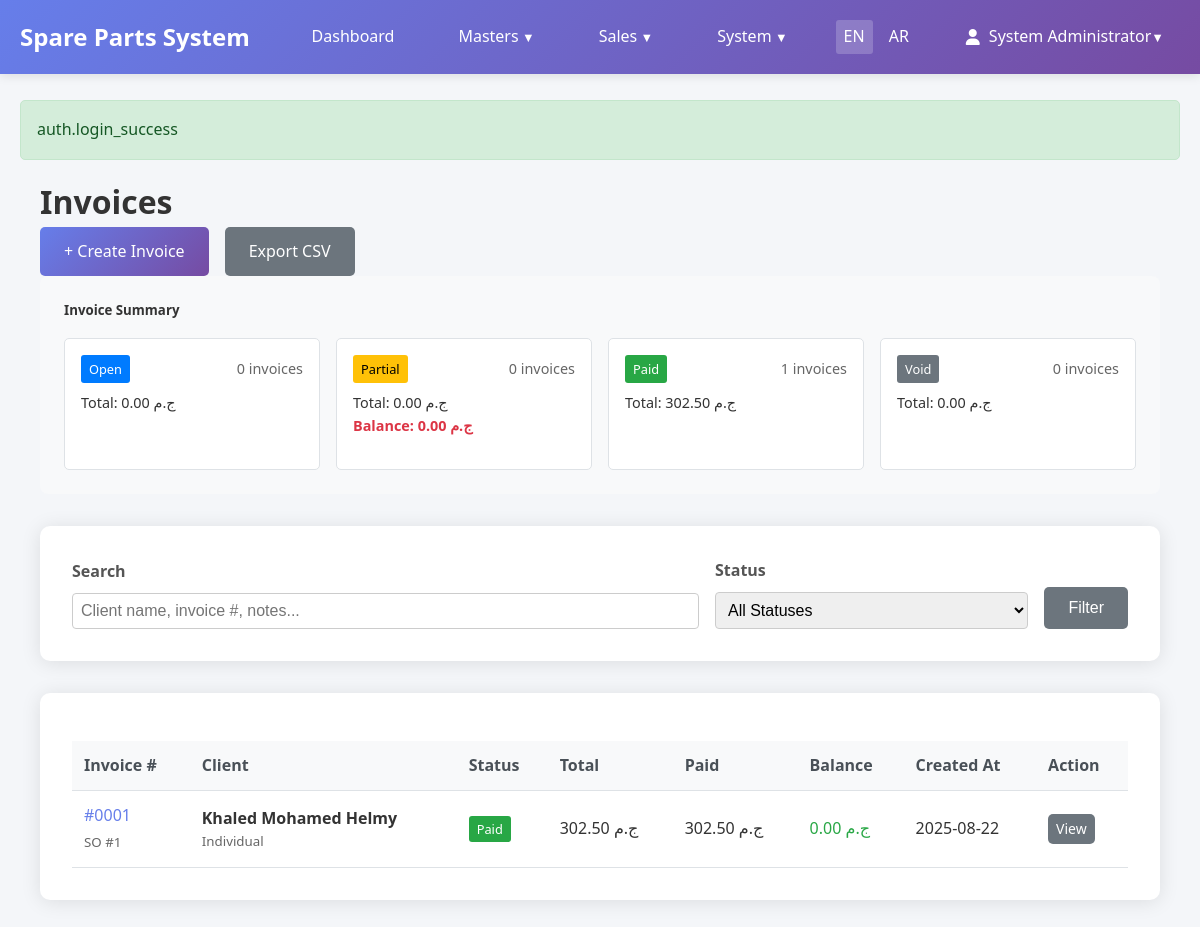
The app's page /invoices (signed in) with its own data.
### tables this page shows
CREATE TABLE `sp_currencies` (
  `id` int NOT NULL AUTO_INCREMENT,
  `code` varchar(3) NOT NULL,
  `name` varchar(50) NOT NULL,
  `symbol` varchar(10) NOT NULL,
  `is_primary` tinyint(1) NOT NULL DEFAULT '0',
  `is_active` tinyint(1) NOT NULL DEFAULT '1',
  `exchange_rate` decimal(10,6) NOT NULL DEFAULT '1.000000',
  `decimal_places` tinyint NOT NULL DEFAULT '2',
  `created_at` timestamp NOT NULL DEFAULT CURRENT_TIMESTAMP,
  `updated_at` timestamp NOT NULL DEFAULT CURRENT_TIMESTAMP ON UPDATE CURRENT_TIMESTAMP,
  PRIMARY KEY (`id`),
  UNIQUE KEY `code` (`code`),
  KEY `is_primary` (`is_primary`),
  KEY `is_active` (`is_active`)
);

CREATE TABLE `sp_invoices` (
  `id` int NOT NULL AUTO_INCREMENT,
  `client_id` int NOT NULL,
  `currency_code` varchar(3) NOT NULL DEFAULT 'EGP',
  `exchange_rate` decimal(10,6) NOT NULL DEFAULT '1.000000',
  `sales_order_id` int DEFAULT NULL,
  `status` enum('open','partial','paid','void') NOT NULL DEFAULT 'open',
  `items_subtotal` decimal(12,2) NOT NULL DEFAULT '0.00',
  `items_tax_total` decimal(12,2) NOT NULL DEFAULT '0.00',
  `items_discount_total` decimal(12,2) NOT NULL DEFAULT '0.00',
  `global_tax_type` enum('percent','amount') DEFAULT 'percent',
  `global_tax_value` decimal(10,2) DEFAULT '0.00',
  `global_discount_type` enum('percent','amount') DEFAULT 'percent',
  `global_discount_value` decimal(10,2) DEFAULT '0.00',
  `tax_total` decimal(12,2) NOT NULL DEFAULT '0.00',
  `discount_total` decimal(12,2) NOT NULL DEFAULT '0.00',
  `grand_total` decimal(12,2) NOT NULL DEFAULT '0.00',
  `paid_total` decimal(12,2) NOT NULL DEFAULT '0.00',
  `notes` text,
  `created_at` timestamp NOT NULL DEFAULT CURRENT_TIMESTAMP,
  PRIMARY KEY (`id`),
  KEY `fk_invoices_client` (`client_id`),
  KEY `fk_invoices_sales_order` (`sales_order_id`),
  KEY `idx_status` (`status`),
  KEY `idx_currency_code` (`currency_code`),
  CONSTRAINT `fk_invoices_client` FOREIGN KEY (`client_id`) REFERENCES `sp_clients` (`id`) ON DELETE CASCADE,
  CONSTRAINT `fk_invoices_currency` FOREIGN KEY (`currency_code`) REFERENCES `sp_currencies` (`code`) ON UPDATE CASCADE,
  CONSTRAINT `fk_invoices_sales_order` FOREIGN KEY (`sales_order_id`) REFERENCES `sp_sales_orders` (`id`) ON DELETE SET NULL
);

CREATE TABLE `sp_clients` (
  `id` int NOT NULL AUTO_INCREMENT,
  `type` enum('company','individual') NOT NULL DEFAULT 'company',
  `name` varchar(255) NOT NULL,
  `phone` varchar(50) DEFAULT NULL,
  `email` varchar(255) DEFAULT NULL,
  `address` text,
  `created_at` timestamp NOT NULL DEFAULT CURRENT_TIMESTAMP,
  PRIMARY KEY (`id`),
  KEY `idx_name` (`name`),
  KEY `idx_type` (`type`)
);

### app/views/invoices/index.php (the view, shortened to what the rows shown need)
<div class="container">
    <div class="d-flex justify-content-between align-items-center mb-4">
        <h1><?= I18n::t('navigation.invoices') ?></h1>
        <div style="display: flex; gap: 1rem;">
            <a href="/invoices/create" class="btn btn-primary">
                + <?= I18n::t('actions.create') ?> Invoice
            </a>
            <a href="/invoices/export<?= !empty($_GET) ? '?' . http_build_query($_GET) : '' ?>" class="btn btn-secondary">
                Export CSV
            </a>
        </div>
    </div>
    <?php if (!empty($statusSummary)): ?>
        <div class="status-summary mb-4">
            <h5>Invoice Summary</h5>
            <div class="summary-grid">
                <div class="summary-card">
                    <div class="summary-status">
                        <span class="badge badge-open">Open</span>
                        <span class="summary-count"><?= $statusSummary['open']['count'] ?? 0 ?> invoices</span>
                    </div>
                    <div class="summary-amounts">
                        <div>Total: <?= Helpers::formatCurrency($statusSummary['open']['total'] ?? 0) ?></div>
                    </div>
                </div>
                <div class="summary-card">
                    <div class="summary-status">
                        <span class="badge badge-partial">Partial</span>
                        <span class="summary-count"><?= $statusSummary['partial']['count'] ?? 0 ?> invoices</span>
                    </div>
                    <div class="summary-amounts">
                        <div>Total: <?= Helpers::formatCurrency($statusSummary['partial']['total'] ?? 0) ?></div>
                        <div class="balance-amount">Balance: <?= Helpers::formatCurrency($statusSummary['partial']['balance'] ?? 0) ?></div>
                    </div>
                </div>
                <div class="summary-card">
                    <div class="summary-status">
                        <span class="badge badge-paid">Paid</span>
                        <span class="summary-count"><?= $statusSummary['paid']['count'] ?? 0 ?> invoices</span>
                    </div>
                    <div class="summary-amounts">
                        <div>Total: <?= Helpers::formatCurrency($statusSummary['paid']['total'] ?? 0) ?></div>
                    </div>
                </div>
                <div class="summary-card">
                    <div class="summary-status">
                        <span class="badge badge-void">Void</span>
                        <span class="summary-count"><?= $statusSummary['void']['count'] ?? 0 ?> invoices</span>
                    </div>
                    <div class="summary-amounts">
                        <div>Total: <?= Helpers::formatCurrency($statusSummary['void']['total'] ?? 0) ?></div>
                    </div>
                </div>
            </div>
        </div>
    <?php endif; ?>
    <div class="card mb-4">
        <div class="card-body">
            <form method="GET" action="/invoices">
                <div style="display: flex; gap: 1rem; align-items: end; flex-wrap: wrap;">
                    <div style="flex: 2; min-width: 200px;">
                        <label for="search" class="form-label">Search</label>
                        <input type="text"
                               class="form-control"
                               id="search"
                               name="search"
                               placeholder="Client name, invoice #, notes..."
                               value="<?= Helpers::escape($search ?? '') ?>"
                        >
                    </div>
                    <div style="flex: 1; min-width: 150px;">
                        <label for="status" class="form-label">Status</label>
                        <select name="status" class="form-control" id="status">
                            <option value="">All Statuses</option>
                        </select>
                    </div>
                    <div>
                        <button type="submit" class="btn btn-secondary"><?= I18n::t('actions.filter') ?></button>
                    </div>
                </div>
            </form>
        </div>
    </div>
    <div class="card">
        <div class="card-body">
            <div class="table-responsive">
                <table class="table">
                    <thead>
                        <tr>
                            <th>Invoice #</th>
                            <th>Client</th>
                            <th><?= I18n::t('common.status') ?></th>
                            <th>Total</th>
                            <th>Paid</th>
                            <th>Balance</th>
                            <th><?= I18n::t('common.created_at') ?></th>
                            <th><?= I18n::t('common.action') ?></th>
                        </tr>
                    </thead>
                    <tbody>
                        <?php if (!empty($invoices['data'])): ?>
                            <?php foreach ($invoices['data'] as $invoice): ?>
                                <tr>
                                    <td>
                                        <a href="/invoices/<?= $invoice['id'] ?>" style="text-decoration: none; color: #667eea;">
                                            #<?= str_pad($invoice['id'], 4, '0', STR_PAD_LEFT) ?>
                                        </a>
                                        <?php if (isset($invoice['sales_order_id']) && $invoice['sales_order_id']): ?>
                                            <br><small style="color: #666;">SO #<?= $invoice['sales_order_id'] ?></small>
                                        <?php endif; ?>
                                    </td>
                                    <td>
                                        <div>
                                            <strong><?= Helpers::escape($invoice['client_name'] ?? 'Unknown') ?></strong>
                                            <small style="display: block; color: #666;">
                                                <?= ucfirst($invoice['client_type'] ?? 'unknown') ?>
                                            </small>
                                        </div>
                                    </td>
                                    <td>
                                        <span class="badge badge-<?= $invoice['status'] ?? 'unknown' ?>">
                                            <?= ucfirst($invoice['status'] ?? 'Unknown') ?>
                                        </span>
                                    </td>
                                    <td><?= Helpers::formatCurrency($invoice['grand_total'] ?? 0) ?></td>
                                    <td><?= Helpers::formatCurrency($invoice['paid_total'] ?? 0) ?></td>
                                    <td>
                                        <?php
                                        $balance = ($invoice['grand_total'] ?? 0) - ($invoice['paid_total'] ?? 0);
                                        $balanceColor = $balance > 0 ? '#dc3545' : '#28a745';
                                        ?>
                                        <span style="color: <?= $balanceColor ?>; font-weight: <?= $balance > 0 ? 'bold' : 'normal' ?>">
                                            <?= Helpers::formatCurrency($balance) ?>
                                        </span>
                                    </td>
                                    <td><?= Helpers::formatDate($invoice['created_at'] ?? null) ?></td>
                                    <td>
                                        <div style="display: flex; gap: 0.25rem; flex-wrap: wrap;">
                                            <a href="/invoices/<?= $invoice['id'] ?>" class="btn btn-sm btn-secondary"><?= I18n::t('actions.view') ?></a>
                                        </div>
                                    </td>
                                </tr>
                            <?php endforeach; ?>
                        <?php endif; ?>
                    </tbody>
                </table>
            </div>
        </div>
    </div>
</div>
<?php
include __DIR__ . '/../layouts/base.php';
?>

### app/core/Router.php (shortened to what the rows shown need)
<?php
class Router
{
    private array $routes = [];
    private array $groupStack = [];
    public function group(array $attributes, callable $callback): void
    {
        $this->groupStack[] = $attributes;
        array_pop($this->groupStack);
    }
    private function addRoute(string $method, string $path, string $action): void
    {
        $path = '/' . trim($path, '/');
        if ($path !== '/') {
            $path = rtrim($path, '/');
        }
        $route = [
            'method' => $method,
            'path' => $path,
            'action' => $action,
            'middleware' => $this->getGroupMiddleware()
        ];
        $this->routes[] = $route;
    }
    private function getGroupMiddleware(): array
    {
        $middleware = [];
        foreach ($this->groupStack as $group) {
            if (isset($group['auth']) && $group['auth']) {
                $middleware[] = 'auth';
            }
        }
        return $middleware;
    }
    public function resolve(): void
    {
        $method = $_SERVER['REQUEST_METHOD'];
        $path = parse_url($_SERVER['REQUEST_URI'], PHP_URL_PATH);
        $path = '/' . trim($path, '/');
        if ($path !== '/') {
            $path = rtrim($path, '/');
        }
        foreach ($this->routes as $route) {
            if ($route['method'] === $method && $this->matchPath($route['path'], $path)) {
                $this->executeAction($route['action'], $this->extractParams($route['path'], $path));
                return;
            }
        }
    }
    private function matchPath(string $routePath, string $requestPath): bool
    {
        $pattern = preg_replace('/\{[^}]+\}/', '([^/]+)', $routePath);
        $pattern = '#^' . $pattern . '$#';
        return (bool) preg_match($pattern, $requestPath);
    }
    private function extractParams(string $routePath, string $requestPath): array
    {
        $params = [];
        return $params;
    }
    private function executeAction(string $action, array $params = []): void
    {
        [$controllerName, $methodName] = explode('@', $action);
        $controller = new $controllerClass();
        $controller->$methodName($params);
    }
}

### records on screen
sp_currencies: Helpers::formatCurrency($statusSummary['open']['total'] ?? 0) "0.00 ج.م", Helpers::formatCurrency($statusSummary['partial']['total'] ?? 0) "0.00 ج.م", code+decimal_places+symbol "0.00 ج.م", Helpers::formatCurrency($statusSummary['paid']['total'] ?? 0) "302.50 ج.م", Helpers::formatCurrency($statusSummary['void']['total'] ?? 0) "0.00 ج.م"
sp_invoices: id "0001", sales_order "1", client.name "Khaled Mohamed Helmy", client.type "Individual", status "Paid", grand_total.symbol "302.50 ج.م", paid_total.symbol "302.50 ج.م", Helpers::formatCurrency($balance) "0.00 ج.م", created_at "2025-08-22"

### other values on screen
Helpers::escape($message) "auth.login_success"
$statusSummary['open']['count'] "0"
$statusSummary['partial']['count'] "0"
$statusSummary['paid']['count'] "1"
$statusSummary['void']['count'] "0"
